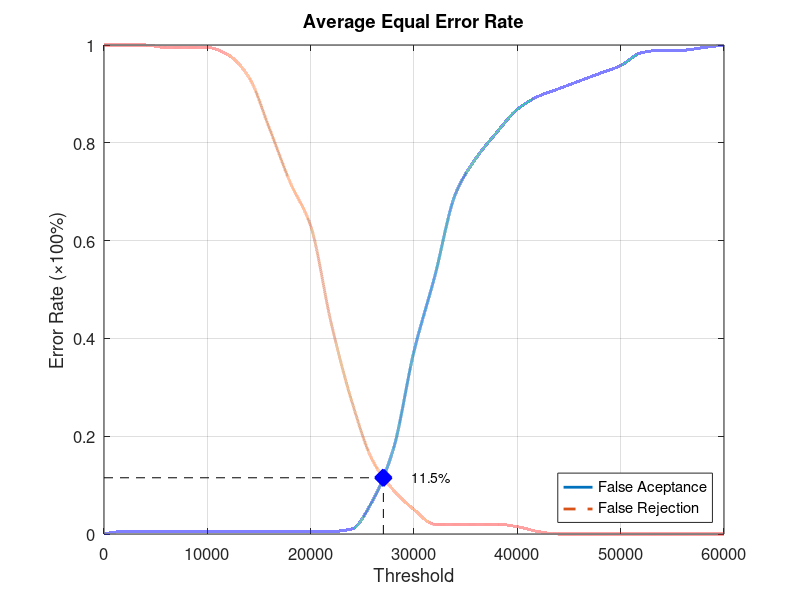
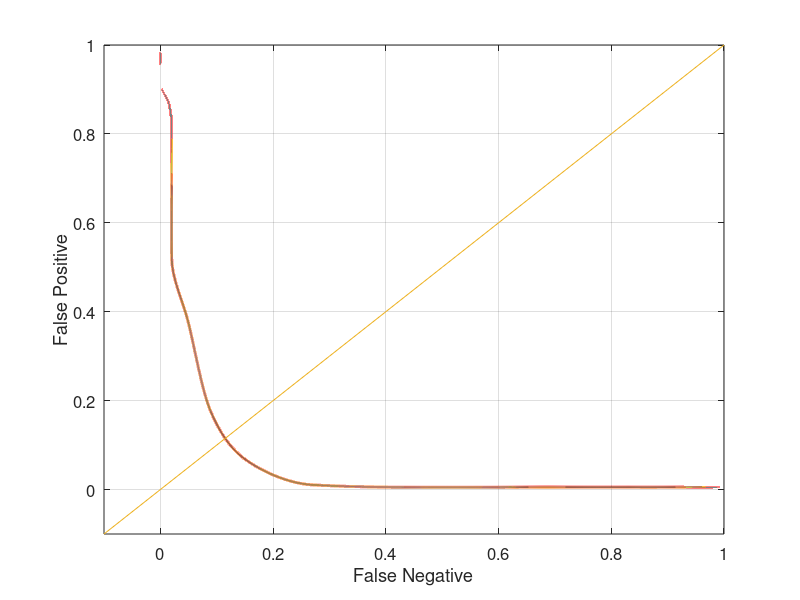

Reproduce these figures in MATLAB, in order.
function yEER = Database4_1
close all;
clear;
clc;
x = 0:2000:60000;
xq = 0:0.5:60000;

y0 = [0 0.00526316 0.00526316 0.00526316 0.00526316 0.00526316 0.00526316 0.00526316 0.00526316 0.00526316 0.00526316 0.00526316 0.0105263 0.0684211 0.173684 0.373684 0.526316 0.694737 0.768421 0.821053 0.868421 0.894737 0.910526 0.926316 0.942105 0.957895 0.984211 0.989474 0.989474 0.994737 1];
yy0 = interp1(x, y0, xq, 'pchip');
y1 = [1 1 1 0.995 0.995 0.995 0.98 0.935 0.83 0.72 0.63 0.43 0.27 0.15 0.09 0.05 0.02 0.02 0.02 0.02 0.015 0.005 0 0 0 0 0 0 0 0 0];
yy1 = interp1(x, y1, xq, 'pchip');

% Calculating EER: 
y2 = abs(y0 - y1);
find(y2 == min(y2))
yy2 = abs(yy0 - yy1);
xEER = find(yy2 == min(yy2));
xEERIndex = xq(xEER) % X-axis EER
yEER = yy0(xEER) % Y-axis EER

main = figure
plot(xq, yy0,'-','LineWidth', 2);	hold on
plot(xq, yy1,'--','LineWidth', 2);	hold on
plot([xEERIndex xEERIndex], [0 yEER], 'k--');	hold on
plot([0 xEERIndex], [yEER yEER], 'k--');	hold on
plot(xEERIndex, yEER, 'bx', 'LineWidth', 10);	hold on
text(xEERIndex + 10 * xEERIndex / 100, yEER, [num2str(round((10000 * yEER)) / 100) '%'])
legend('False Aceptance', 'False Rejection', 'Location', 'SouthEast')
xlabel('Threshold')
ylabel('Error Rate (\times100%)')
title('Average Equal Error Rate')
set(gca, 'FontSize', 12)
axis([0 60000 0 1])
grid on

print(main, 'Database4_1Main', '-dpng');
FNRxFPR = figure('Color', [1 1 1]);
plot(yy1, yy0, '-', yy1, yy0, 'LineWidth', 2);
hold on
y = -0.1:0.1:1
plot(y, y); 
set(gca, 'FontSize', 12)
xlabel('False Negative')
ylabel('False Positive')
axis([-0.1 1 -0.1 1])
set(gca, 'FontSize', 12)
grid on

print(FNRxFPR, 'Database4_1FNRxFPR','-dpng');
end
